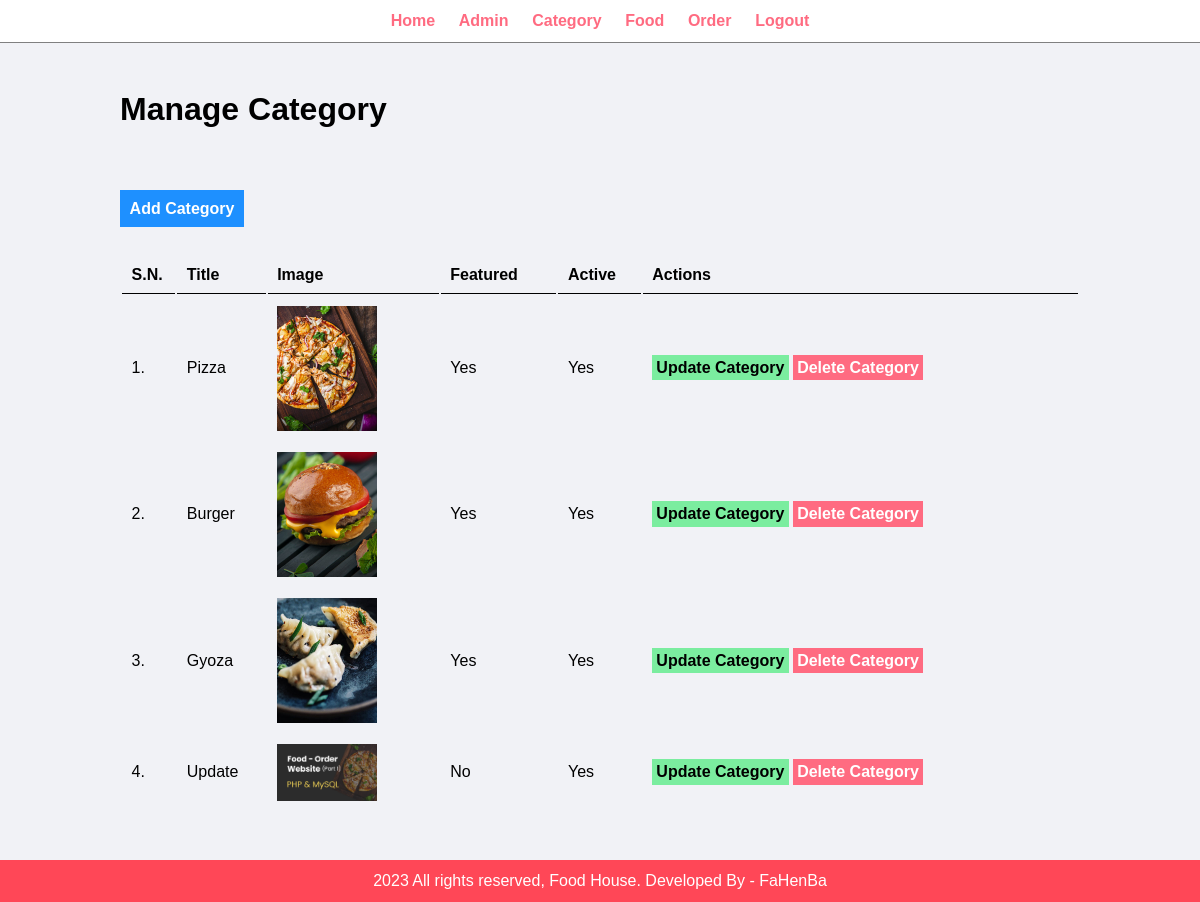
The page /admin/manage-category.php (signed in) on the database its author committed.
### tables this page shows
CREATE TABLE `tbl_category` (
  `id` int(10) UNSIGNED NOT NULL,
  `title` varchar(100) NOT NULL,
  `image_name` varchar(255) NOT NULL,
  `featured` varchar(10) NOT NULL,
  `active` varchar(10) NOT NULL
);

### admin/manage-category.php (the view, shortened to what this page needs)
<?php include('partials/menu.php'); ?>
<div class="main-content">
    <div class="wrapper">
        <h1>Manage Category</h1>
        <br /><br />
        <br><br>
                <a href="<?php echo SITEURL; ?>admin/add-category.php" class="btn-primary">Add Category</a>
                <br /><br /><br />
                <table class="tbl-full">
                    <tr>
                        <th>S.N.</th>
                        <th>Title</th>
                        <th>Image</th>
                        <th>Featured</th>
                        <th>Active</th>
                        <th>Actions</th>
                    </tr>
                    <?php
                        $sql = "SELECT * FROM tbl_category";
                        $res = mysqli_query($conn, $sql);
                        $count = mysqli_num_rows($res);
                        $sn=1;
                        if($count>0)
                        {
                            while($row=mysqli_fetch_assoc($res))
                            {
                                $id = $row['id'];
                                $title = $row['title'];
                                $image_name = $row['image_name'];
                                $featured = $row['featured'];
                                $active = $row['active'];
                                ?>
                                    <tr>
                                        <td><?php echo $sn++; ?>. </td>
                                        <td><?php echo $title; ?></td>
                                        <td>
                                            <?php
                                                if($image_name!="")
                                                {
                                                    ?>
                                                    <img src="<?php echo SITEURL; ?>images/category/<?php echo $image_name; ?>" width="100px" >
                                                    <?php
                                                }
                                                else
                                                {
                                                    echo "<div class='error'>Image not Added.</div>";
                                                }
                                            ?>
                                        </td>
                                        <td><?php echo $featured; ?></td>
                                        <td><?php echo $active; ?></td>
                                        <td>
                                            <a href="<?php echo SITEURL; ?>admin/update-category.php?id=<?php echo $id; ?>" class="btn-secondary">Update Category</a>
                                            <a href="<?php echo SITEURL; ?>admin/delete-category.php?id=<?php echo $id; ?>&image_name=<?php echo $image_name; ?>" class="btn-danger">Delete Category</a>
                                        </td>
                                    </tr>
                                <?php
                            }
                        }
                        else
                        {
                            ?>
                            <tr>
                                <td colspan="6"><div class="error">No Category Added.</div></td>
                            </tr>
                            <?php
                        }
                    ?>
                </table>
    </div>
</div>
<?php include('partials/footer.php'); ?>

### css/admin.css (style rules this page uses)
* { margin: 0; padding: 0; font-family: Arial, Helvetica, sans-serif; }
.wrapper { padding: 1%; width: 80%; margin: 0 auto; }
.tbl-full { width: 100%; }
table tr th { border-bottom: 1px solid black; padding: 1%; text-align: left; }
table tr td { padding: 1%; }
.btn-primary { background-color: #1e90ff; padding: 1%; color: white; text-decoration: none; font-weight: bold; }
.btn-secondary { background-color: #7bed9f; padding: 1%; color: black; text-decoration: none; font-weight: bold; }
.btn-danger { background-color: #ff6b81; padding: 1%; color: white; text-decoration: none; font-weight: bold; }
.main-content { background-color: #f1f2f6; padding: 3% 0; }

### rows shown on the page
tbl_category: title "Pizza", image_name (picture), featured "Yes", active "Yes"
tbl_category: title "Burger", image_name (picture), featured "Yes", active "Yes"
tbl_category: title "Gyoza", image_name (picture), featured "Yes", active "Yes"
tbl_category: title "Update", image_name (picture), featured "No", active "Yes"
